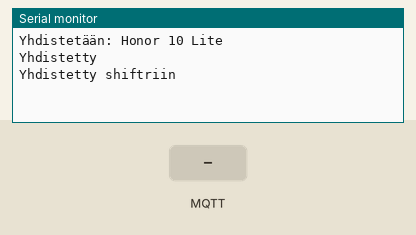
The sketch below on a simulated Arduino MKR. On the bench: the last lines printed to the serial monitor. The inputs (shaded band) are chosen by the test bench. WiFi joins after 1.5 s; servers stay silent unless stated; no MQTT or app messages arrive unless stated.

Above: at 12.7 s.
12.8 s: MQTT message "5" arrives on the first subscribed topic
At 14.0 s:
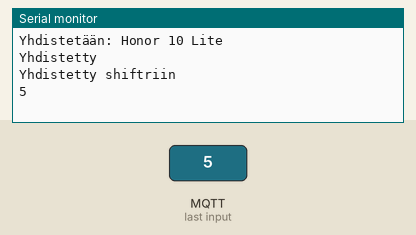
14.3 s: MQTT message "on" arrives on the first subscribed topic
At 15.3 s:
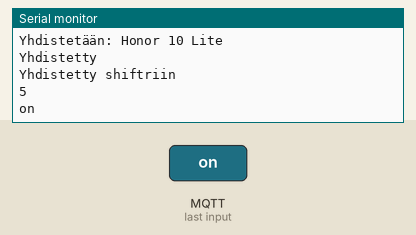
15.8 s: MQTT message "off" arrives on the first subscribed topic
At 16.4 s:
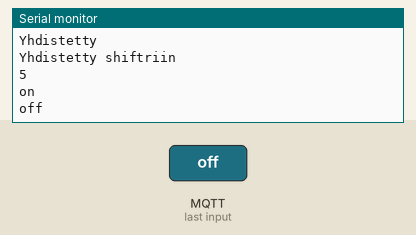

Measured:
- after the input at 12.8 s, the serial monitor: prints a new line at once (image 1)
- after the input at 14.3 s, the serial monitor: prints a new line at once (image 2)
- after the input at 15.8 s, the serial monitor: prints a new line at once (image 3)

The sketch:

TuuletinOsuus.ino
```cpp
#include <WiFi101.h>
#include <MQTTClient.h>

#define TUULETIN A1


#define WIFI_NAME "Honor 10 Lite"
#define PASSWORD "Vikionsopo"

char wifi_name[] = WIFI_NAME;
char password[] = PASSWORD;

WiFiClient wifi_client;
MQTTClient mqtt_client;

int status = WL_IDLE_STATUS;


void setup() {
  Serial.begin(9600);

  WiFi.setPins(8, 7, 4, 2);

  while (status != WL_CONNECTED) {
    Serial.print("Yhdistetään: ");
    Serial.println(wifi_name);

    status = WiFi.begin(wifi_name, password);
    delay(10000);
  }
  Serial.println("Yhdistetty");

  mqtt_client.begin("broker.shiftr.io", wifi_client);

  while (!mqtt_client.connect("Heippahei", "aalto-shiftr-testi", "aalto-shiftr-testi")) {
    Serial.println("Yhdistetään shiftriin");
    delay(1000);
  }
  Serial.println("Yhdistetty shiftriin");

  mqtt_client.onMessage(update);
  mqtt_client.subscribe("/tuuletin");
}
void update(String &topic, String &message) {
  Serial.println(message);
  if (message.toInt()<50){
    digitalWrite(TUULETIN,0);
  }
  else{
    digitalWrite(TUULETIN,255);

  }


}
void loop(){

  mqtt_client.loop();
}
```
